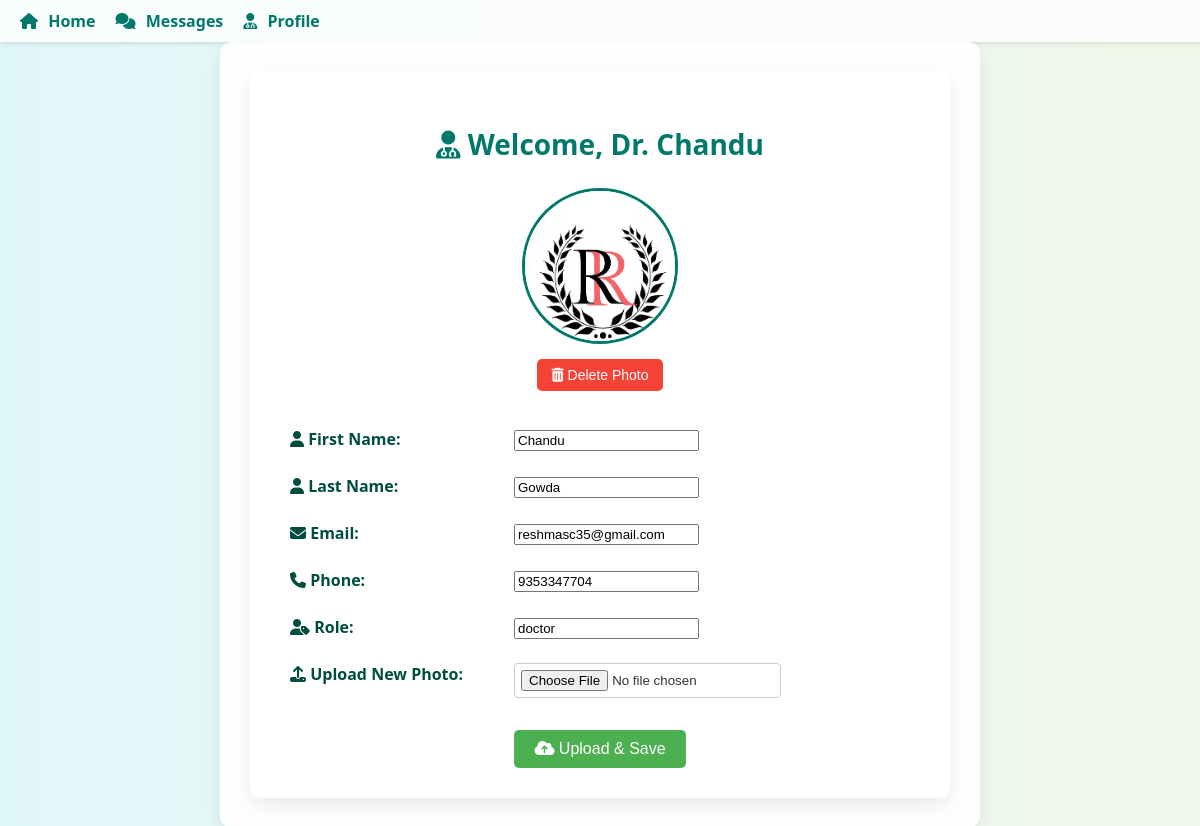
/profile/doctor/ (signed in), run on the app's committed database.
### core/models.py (models this page shows, shortened)
class User(AbstractUser):
    ROLE_CHOICES = (
        ('patient', 'Patient'),
        ('doctor', 'Doctor'),
        ('therapist', 'Therapist'),
    )
    role = models.CharField(max_length=10, choices=ROLE_CHOICES)
    unique_id = models.CharField(max_length=20, blank=True, null=True, unique=True)
    phone = models.CharField(max_length=15, blank=True)
    profile_photo = models.ImageField(upload_to='profile_photos/', blank=True, null=True)
    date_of_birth = models.DateField(blank=True, null=True)
    location = models.CharField(max_length=100, blank=True)

### core/views.py (the view)
# urls.py: path('profile/doctor/', views.doctor_profile, name='doctor_profile'),
@login_required
def doctor_profile(request):
    if request.user.role != 'doctor':
        messages.error(request, "Access denied.")
        return redirect('login')
    if request.method == 'POST':
        form = DoctorProfileForm(request.POST, request.FILES, instance=request.user)
        if form.is_valid():
            form.save()
            messages.success(request, "Profile updated successfully.")
            return redirect('doctor_profile')
        else:
            messages.error(request, "Please correct the errors below.")
    else:
        form = DoctorProfileForm(instance=request.user)
    context = {
        'form': form,
        'user': request.user,
    }
    return render(request, 'core/doctor_profile.html', context)

### core/forms.py (shortened to what this page needs)
class DoctorProfileForm(forms.ModelForm):
    delete_photo = forms.BooleanField(
        required=False,
        label="Delete Profile Photo",
        help_text="Check to remove your current profile picture"
    )
    class Meta:
        model = User
        fields = [
            'first_name',
            'last_name',
            'email',
            'phone',
            'role',
            'profile_photo',
        ]
        labels = {
            'first_name': 'First Name',
            'last_name': 'Last Name',
            'email': 'Email',
            'phone': 'Phone Number',
            'role': 'Role',
            'profile_photo': 'Upload New Photo',
        }
        widgets = {
            'first_name': forms.TextInput(attrs={'placeholder': 'Enter first name'}),
            'last_name': forms.TextInput(attrs={'placeholder': 'Enter last name'}),
            'email': forms.EmailInput(attrs={'placeholder': 'Enter email'}),
            'phone': forms.TextInput(attrs={'placeholder': 'Enter phone number'}),
            'role': forms.TextInput(attrs={'readonly': 'readonly'}),
        }

### core/templates/core/doctor_profile.html (shortened to what this page needs)
{% extends 'core/base.html' %}
{% load static %}
{% block content %}
<link rel="stylesheet" href="https://cdnjs.cloudflare.com/ajax/libs/font-awesome/6.5.0/css/all.min.css">
<main>
  <h2><i class="fas fa-user-md"></i> Welcome, Dr. {{ user.first_name }}</h2>
  {% if user.profile_photo %}
    <div style="text-align: center;">
      <img src="{{ user.profile_photo.url }}" alt="Profile Photo" class="profile-photo">
      <form method="post" action="{% url 'delete_profile_photo' %}">
        <button type="submit" class="delete-btn">
          <i class="fas fa-trash-alt"></i> Delete Photo
        </button>
      </form>
    </div>
  {% else %}
    <p style="text-align: center; color: #777;">
      <i class="fas fa-image"></i> No profile photo uploaded yet.
    </p>
  {% endif %}
  <form method="post" enctype="multipart/form-data">
    <table>
      <tr>
        <td><i class="fas fa-user"></i> First Name:</td>
        <td>{{ form.first_name }}</td>
      </tr>
      <tr>
        <td><i class="fas fa-user"></i> Last Name:</td>
        <td>{{ form.last_name }}</td>
      </tr>
      <tr>
        <td><i class="fas fa-envelope"></i> Email:</td>
        <td>{{ form.email }}</td>
      </tr>
      <tr>
        <td><i class="fas fa-phone"></i> Phone:</td>
        <td>{{ form.phone }}</td>
      </tr>
      <tr>
        <td><i class="fas fa-user-tag"></i> Role:</td>
        <td>{{ form.role }}</td>
      </tr>
      <tr>
        <td><i class="fas fa-upload"></i> Upload New Photo:</td>
        <td><input type="file" name="profile_photo" accept="image/*"></td>
      </tr>
    </table>
    <div style="text-align: center;">
      <button type="submit" class="upload-btn">
        <i class="fas fa-cloud-upload-alt"></i> Upload & Save
      </button>
    </div>
  </form>
</main>
{% endblock %}

### core/templates/core/doctor_profile.html (style rules this page uses)
body { margin: 0; font-family: 'Segoe UI', sans-serif; background: linear-gradient(to right, #e0f7fa, #f1f8e9); color: #333; }
main { max-width: 700px; margin: auto; padding: 30px; background-color: #ffffffee; border-radius: 12px; box-shadow: 0 8px 20px rgba(0, 0, 0, 0.08); }
h2 { text-align: center; color: #00796b; margin-bottom: 25px; font-size: 28px; }
.profile-photo { width: 150px; height: 150px; object-fit: cover; border-radius: 50%; border: 3px solid #00796b; transition: transform 0.3s ease; }
.delete-btn { background-color: #f44336; color: white; border: none; padding: 8px 14px; border-radius: 5px; cursor: pointer; font-size: 14px; margin-top: 10px; }
.upload-btn { margin-top: 20px; background-color: #4CAF50; color: white; border: none; padding: 10px 20px; border-radius: 5px; cursor: pointer; font-size: 16px; }
table { width: 100%; border-collapse: collapse; margin-top: 25px; }
table td { padding: 12px 10px; vertical-align: top; }
table td:first-child { font-weight: bold; width: 35%; color: #004d40; }
input[type="file"] { padding: 6px; border-radius: 4px; border: 1px solid #ccc; }

### data on the page
User: first_name "Chandu", profile_photo (picture), last_name "Gowda", email "reshmasc35@gmail.com", phone "9353347704", role "doctor"
